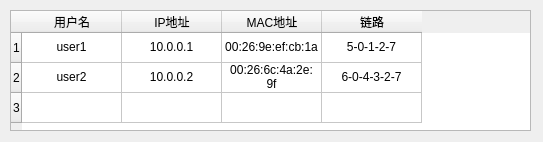
<?xml version="1.0" encoding="UTF-8"?>
<ui version="4.0">
 <class>ParaHostDlg</class>
 <widget class="QDialog" name="ParaHostDlg">
  <property name="geometry">
   <rect>
    <x>0</x>
    <y>0</y>
    <width>543</width>
    <height>142</height>
   </rect>
  </property>
  <property name="windowTitle">
   <string>正在并行解释的节点</string>
  </property>
  <widget class="QTableWidget" name="tableWidget">
   <property name="geometry">
    <rect>
     <x>10</x>
     <y>10</y>
     <width>521</width>
     <height>121</height>
    </rect>
   </property>
   <row>
    <property name="text">
     <string>1</string>
    </property>
   </row>
   <row>
    <property name="text">
     <string>2</string>
    </property>
   </row>
   <row>
    <property name="text">
     <string>3</string>
    </property>
   </row>
   <column>
    <property name="text">
     <string>用户名</string>
    </property>
   </column>
   <column>
    <property name="text">
     <string>IP地址</string>
    </property>
   </column>
   <column>
    <property name="text">
     <string>MAC地址</string>
    </property>
   </column>
   <column>
    <property name="text">
     <string>链路</string>
    </property>
   </column>
   <item row="0" column="0">
    <property name="text">
     <string>user1</string>
    </property>
    <property name="textAlignment">
     <set>AlignHCenter|AlignVCenter|AlignCenter</set>
    </property>
   </item>
   <item row="0" column="1">
    <property name="text">
     <string>10.0.0.1</string>
    </property>
    <property name="textAlignment">
     <set>AlignHCenter|AlignVCenter|AlignCenter</set>
    </property>
   </item>
   <item row="0" column="2">
    <property name="text">
     <string>00:26:9e:ef:cb:1a</string>
    </property>
    <property name="textAlignment">
     <set>AlignHCenter|AlignVCenter|AlignCenter</set>
    </property>
   </item>
   <item row="0" column="3">
    <property name="text">
     <string>5-0-1-2-7</string>
    </property>
    <property name="textAlignment">
     <set>AlignHCenter|AlignVCenter|AlignCenter</set>
    </property>
   </item>
   <item row="1" column="0">
    <property name="text">
     <string>user2</string>
    </property>
    <property name="textAlignment">
     <set>AlignHCenter|AlignVCenter|AlignCenter</set>
    </property>
   </item>
   <item row="1" column="1">
    <property name="text">
     <string>10.0.0.2</string>
    </property>
    <property name="textAlignment">
     <set>AlignHCenter|AlignVCenter|AlignCenter</set>
    </property>
   </item>
   <item row="1" column="2">
    <property name="text">
     <string>00:26:6c:4a:2e:9f</string>
    </property>
    <property name="textAlignment">
     <set>AlignHCenter|AlignVCenter|AlignCenter</set>
    </property>
   </item>
   <item row="1" column="3">
    <property name="text">
     <string>6-0-4-3-2-7</string>
    </property>
    <property name="textAlignment">
     <set>AlignHCenter|AlignVCenter|AlignCenter</set>
    </property>
   </item>
  </widget>
 </widget>
 <resources/>
 <connections/>
</ui>
